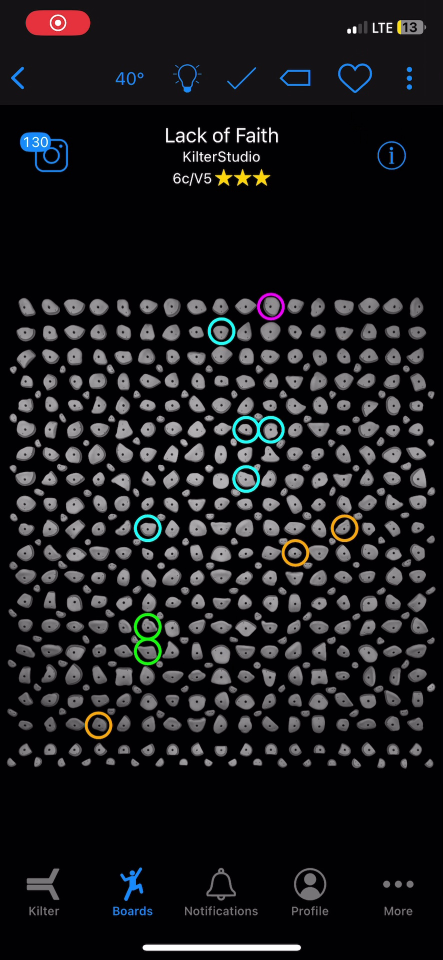
#> input picture test_image.jpg, 886 x 1920 px, given in place of kiltervideo.mp4, which was not available (shown at 1/2 size)
$ python align_video.py
#> lines starting #> are read from the running program, lines starting #| are printed output that depends on the picture; after the words box and inside, x2 and y2 are one past the last pixel; in counts of white or black regions, pixels touching at a corner belong together; pictures that were not available may be replaced by others from this repository, and a replacement may not be noted
import cv2
import numpy as np

def overlay_image(frame, ref_img, top_left, bottom_right, alpha=0.1):
    """Overlays the reference image onto the frame at the detected position."""
    x1, y1 = top_left
    x2, y2 = bottom_right

    # Resize reference image to match the detected area
    overlay_resized = cv2.resize(ref_img, (x2 - x1, y2 - y1))

    # Extract region of interest (ROI) from frame
    roi = frame[y1:y2, x1:x2]
    # Blend images using alpha transparency
    blended = cv2.addWeighted(roi, 1 - alpha, overlay_resized, alpha, 0)

    # Replace the ROI in the frame with the blended image
    frame[y1:y2, x1:x2] = blended
    return frame

def find_best_match_multi_scale(phone_img, ref_img, scales, roi=None):
    """Finds the best matching region in the phone image for the reference image across multiple scales.
       If roi is provided, it restricts the search area to improve speed."""

    gray_phone = cv2.cvtColor(phone_img, cv2.COLOR_BGR2GRAY)
    if roi is not None:
        x, y, w, h = roi
        gray_phone = gray_phone[y:y+h, x:x+w]  # Crop to ROI

    best_match = None
    best_val = -1
    best_scale = None

    for scale in scales:
        try:
            resized_ref = cv2.resize(ref_img, (0, 0), fx=scale, fy=scale)
            gray_resized_ref = cv2.cvtColor(resized_ref, cv2.COLOR_BGR2GRAY)

            result = cv2.matchTemplate(gray_phone, gray_resized_ref, cv2.TM_CCOEFF_NORMED)
            min_val, max_val, min_loc, max_loc = cv2.minMaxLoc(result)

            if max_val > best_val:
                best_val = max_val
                best_match = (max_loc, resized_ref.shape[1], resized_ref.shape[0])
                best_scale = scale
        except:
            continue

    if best_match:
        (x_offset, y_offset), w_ref, h_ref = best_match
        if roi is not None:
            x_offset += roi[0]  # Adjust if using ROI
            y_offset += roi[1]

        top_left = (x_offset, y_offset)
        bottom_right = (top_left[0] + w_ref, top_left[1] + h_ref)
        return top_left, bottom_right, best_scale, best_val
    return None, None, None, -1  # No match found

# Open video capture
cap = cv2.VideoCapture("kiltervideo.mp4")  # Change to 0 for webcam

# Read first frame
ret, frame = cap.read()
#> frame is the input picture: shape (1920, 886, 3); mean B, G, R 28.7, 26.4, 26.7
if not ret:
    print("Failed to read video.")
    cap.release()
    exit()

print("Frame shape:", frame.shape)
#| Frame shape: (1920, 886, 3)
# Load reference image
ref_img = cv2.imread("cropped_test_image.jpg")
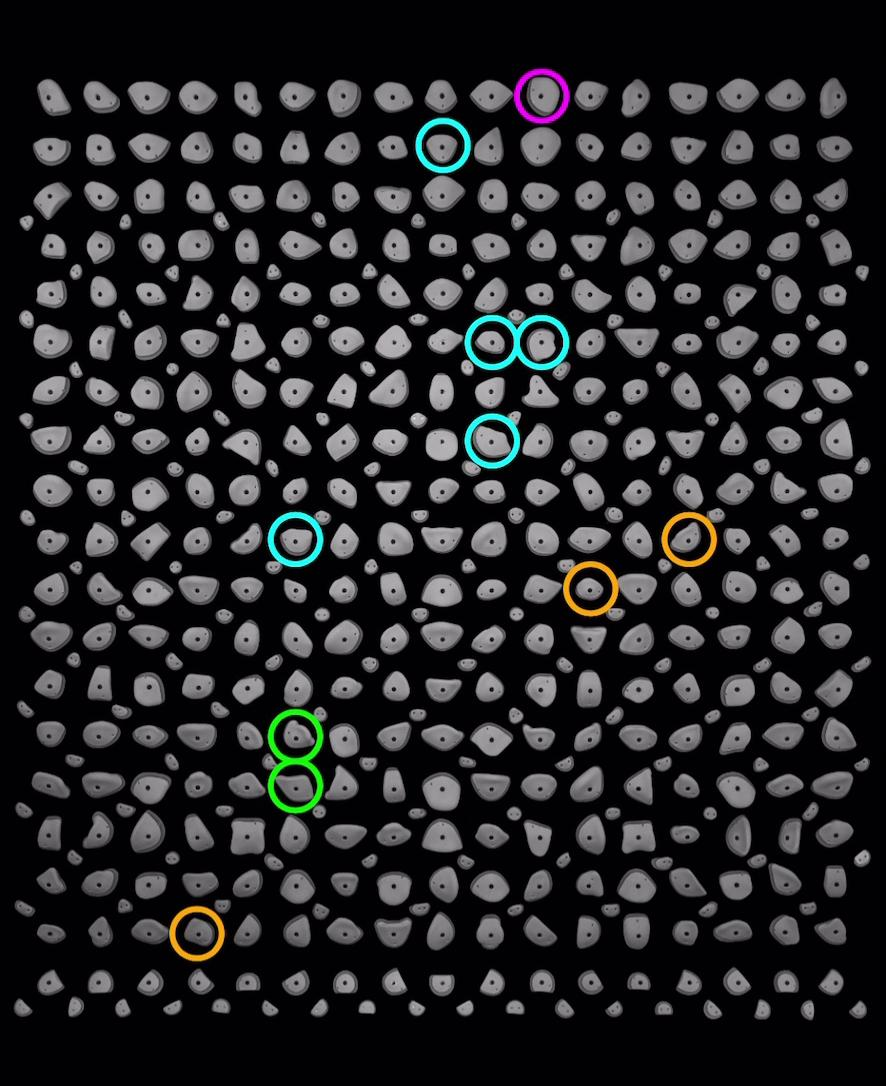
#> input picture src/cropped_test_image.jpg, 886 x 1086 px, found by its file name
#> ref_img is the input picture: shape (1086, 886, 3); mean B, G, R 39.6, 37.9, 37.7

# Define scales
scales = [0.7,0.8,0.9]

top_left, bottom_right, best_scale, best_val = find_best_match_multi_scale(frame, ref_img, scales)
#> the loop in find_best_match_multi_scale, `for scale in scales:` made 3 passes
#> (min_val, max_val, min_loc, best_val, best_match) on passes 1 to 3: (-0.0713, 0.0801, (57, 12), 0.0801, ((260, 839), 620, 760)), (-0.079, 0.0984, (137, 97), 0.0984, ((160, 740), 709, 869)), (-0.0979, 0.114, (49, 31), 0.114, ((69, 685), 797, 977))
#> pass 1, in find_best_match_multi_scale, `result = cv2.matchTemplate(gray_phone, gray_resized_ref, cv2.TM_CCOEFF..`:
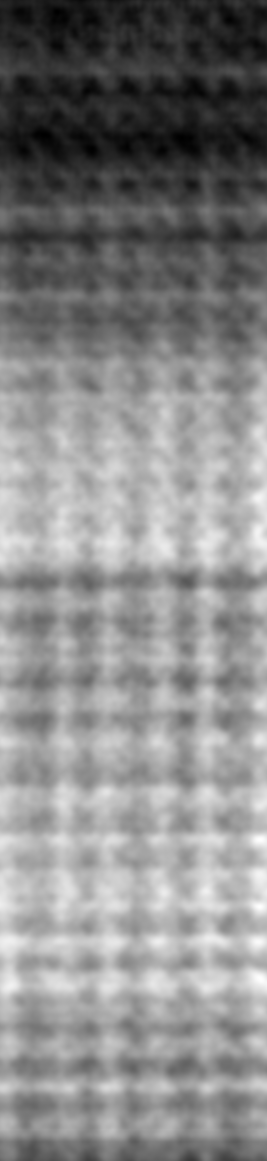
#> result: shape (1161, 267) float32; min -0.0713, max 0.0801, mean 0.00955; drawn with min black and max white
#> after the loop in find_best_match_multi_scale, `for scale in scales:`:
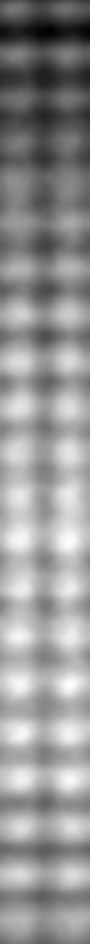
#> result: shape (944, 90) float32; min -0.0979, max 0.114, mean 0.0256; drawn with min black and max white
#> after the loop in find_best_match_multi_scale, `for scale in scales:`: best_scale = 0.9; best_val = 0.114
#> in find_best_match_multi_scale, `(x_offset, y_offset), w_ref, h_ref = best_match`: x_offset = 69; y_offset = 685; w_ref = 797; h_ref = 977
#> in find_best_match_multi_scale, `top_left = (x_offset, y_offset)`: top_left = (69, 685)
#> in find_best_match_multi_scale, `bottom_right = (top_left[0] + w_ref, top_left[1] + h_ref)`: bottom_right = (866, 1662)
#> top_left = (69, 685); bottom_right = (866, 1662); best_scale = 0.9; best_val = 0.114

if top_left is None:
    print("No initial match found.")
    cap.release()
    exit()

# Parameters
CONFIDENCE_THRESHOLD = 0.1  # If below this, do a full re-search
FULL_SEARCH_INTERVAL = 1000   # Every N frames, do a global search
frame_count = 0

while cap.isOpened():
    ret, frame = cap.read()
    if not ret:
        break

    frame_count += 1

    # Define a region of interest (ROI) around the last found position
    roi_margin = 50
    x, y = top_left
#> x = 69; y = 685
    w, h = bottom_right[0] - x, bottom_right[1] - y
#> w = 797; h = 977
    roi = (max(0, x - roi_margin), max(0, y - roi_margin), min(frame.shape[1], w + 2*roi_margin), min(frame.shape[0], h + 2*roi_margin))
#> roi = (19, 635, 886, 1077)
    # Search within ROI first
    top_left, bottom_right, best_scale, best_val = find_best_match_multi_scale(frame, ref_img, [best_scale * 0.9, best_scale, best_scale * 1.1], roi)
#> call 2 of find_best_match_multi_scale, with roi = (19, 635, 886, 1077)
#> in find_best_match_multi_scale (call 2), `x, y, w, h = roi`: x = 19; y = 635; w = 886; h = 1077
#> in find_best_match_multi_scale (call 2), `gray_phone = gray_phone[y:y+h, x:x+w]`:
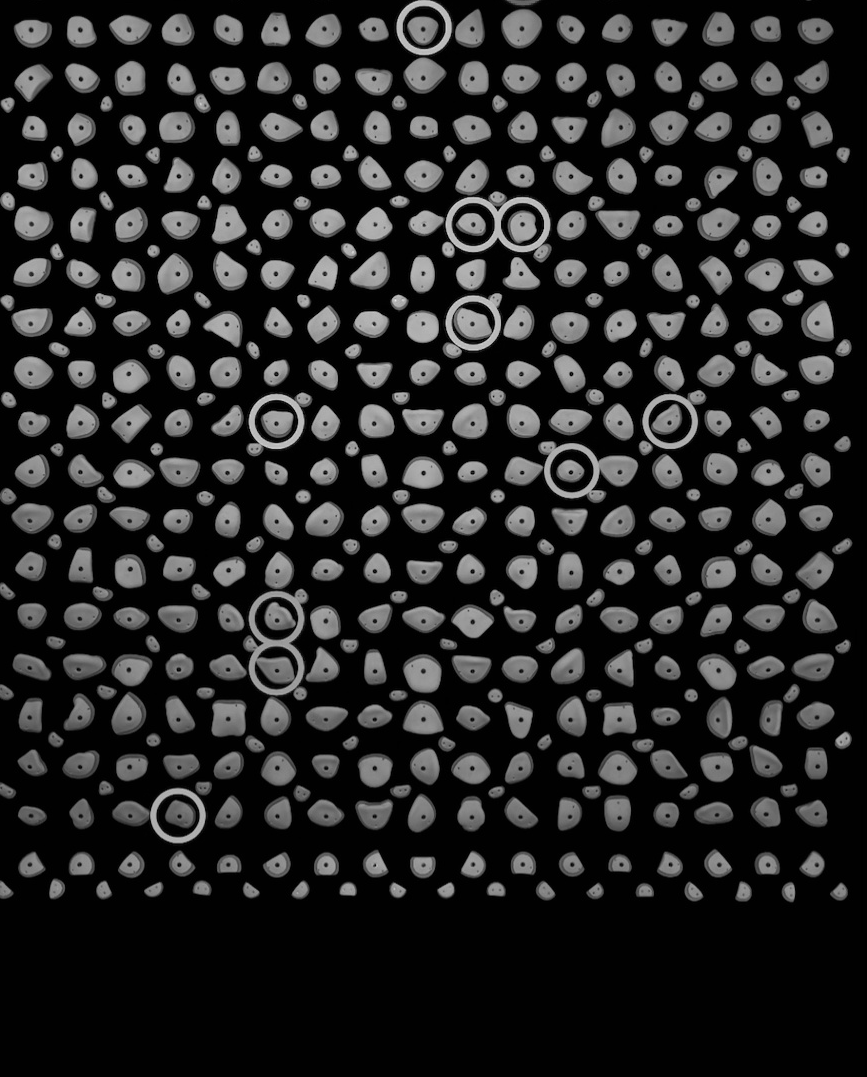
#> gray_phone: shape (1077, 867); min 0, max 233, mean 36.8
#> the loop in find_best_match_multi_scale (call 2), `for scale in scales:` made 3 passes
#> (min_val, max_val, min_loc, best_val, best_match) on passes 1 to 2: (-0.0166, 0.0968, (115, 30), 0.0968, ((139, 101), 718, 880)), (0.00825, 0.114, (25, 21), 0.114, ((50, 50), 797, 977))
#> pass 1, in find_best_match_multi_scale (call 2), `result = cv2.matchTemplate(gray_phone, gray_resized_ref, cv2.TM_CCOEFF..`:
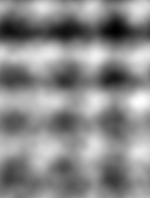
#> result: shape (198, 150) float32; min -0.0166, max 0.0968, mean 0.0451; drawn with min black and max white
#> after the loop in find_best_match_multi_scale (call 2), `for scale in scales:`:
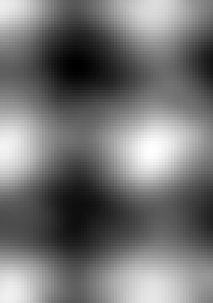
#> result: shape (101, 71) float32 (shown 3 times larger); min 0.00825, max 0.114, mean 0.0563; drawn with min black and max white
#> after the loop in find_best_match_multi_scale (call 2), `for scale in scales:`: best_scale = 0.9; best_val = 0.114
#> in find_best_match_multi_scale (call 2), `(x_offset, y_offset), w_ref, h_ref = best_match`: x_offset = 50
#> in find_best_match_multi_scale (call 2), `x_offset += roi[0]`: x_offset = 69
#> in find_best_match_multi_scale (call 2), `y_offset += roi[1]`: y_offset = 685

    # If confidence is too low OR it's time for a full search, do a full re-search
    if best_val < CONFIDENCE_THRESHOLD or frame_count % FULL_SEARCH_INTERVAL == 0:
        print("Resetting with full search...",roi)
        top_left, bottom_right, best_scale, best_val = find_best_match_multi_scale(frame, ref_img, scales)  # Full search
        frame_count = 0  # Reset counter

    if top_left:
        print("Found at:", top_left, bottom_right,frame.shape)
#| Found at: (69, 685) (866, 1662) (1920, 886, 3)
        #frame = overlay_image(frame, ref_img, top_left, bottom_right, alpha=0.3)  # Adjust transparency
        frame = cv2.rectangle(frame, top_left, bottom_right, (0, 255, 0), 2)  # Draw rectangle
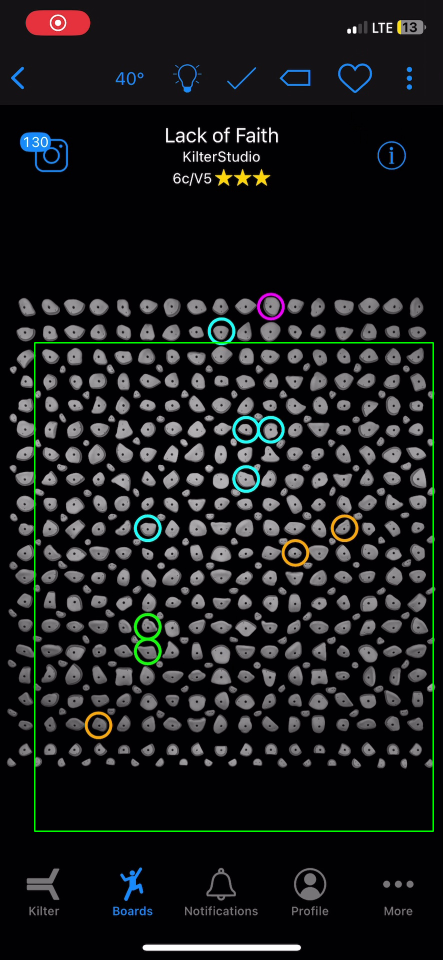
#> frame: shape (1920, 886, 3) (shown at 1/2 size); 0.63% of pixels changed, all inside (x1, y1, x2, y2) = (68, 684, 868, 1664)
    cv2.imshow("Tracking", frame)
    if cv2.waitKey(1) & 0xFF == ord('q'):
#> (key q is pressed here)
        break

cap.release()
cv2.destroyAllWindows()
